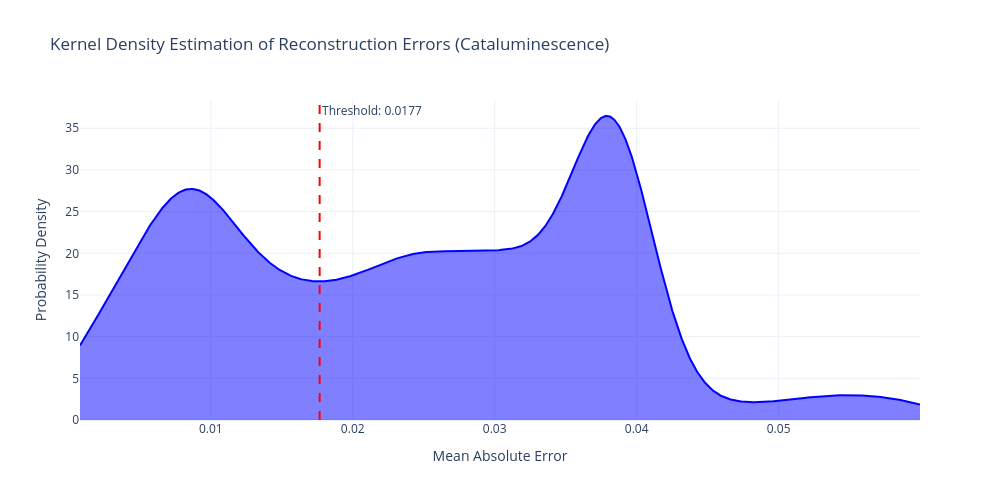
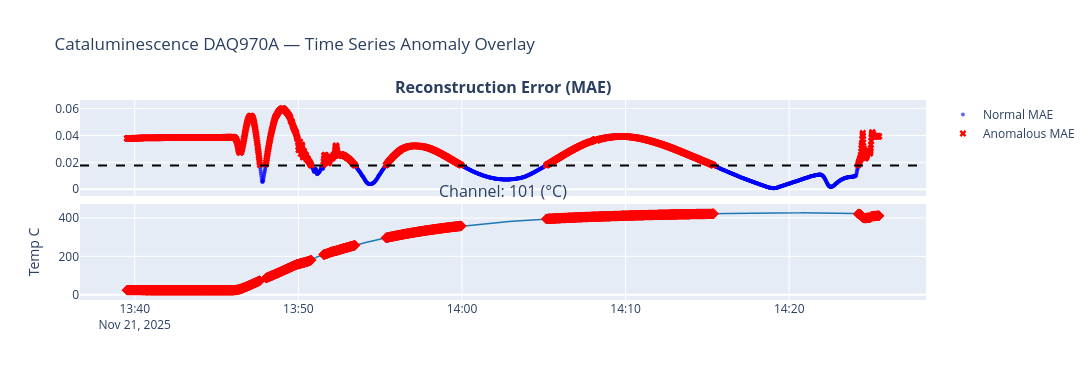

Here is the notebook cell these charts were saved with, in order:
### Code cell
import os
import numpy as np
import pandas as pd
import plotly.graph_objects as go
from plotly.subplots import make_subplots
from sklearn.preprocessing import StandardScaler
import torch
import torch.nn as nn
import torch.optim as optim
from torch.utils.data import TensorDataset, DataLoader
from scipy.stats import gaussian_kde
from scipy.signal import argrelextrema

# ====================================================================
# 1. CATALUMINESCENCE DATA LOADER AND STATISTICAL SUMMARY
# ====================================================================
def load_and_summarize_csv(file_path):
    """Load cataluminescence CSV from Agilent DAQ970A.
    
    These files have an instrument metadata header block (Address, Model,
    Serial Number, etc.) that must be skipped. The actual data header
    starts at the row containing 'Scan Num' or '101 ('.
    """
    header_idx = 0
    with open(file_path, 'r', encoding='utf-8', errors='ignore') as f:
        for idx, line in enumerate(f):
            if any(key in line for key in ['Scan Num', '101 (', 'Scan Swee']):
                header_idx = idx
                break
                
    df = pd.read_csv(file_path, skiprows=header_idx)
    df.columns = df.columns.str.strip()
    df = df.dropna(how='all', axis=1).dropna(how='all', axis=0)
    
    # Identify time column
    time_cols = [col for col in df.columns if 'time' in col.lower() or 'swee' in col.lower()]
    df['Timestamp'] = df[time_cols[0]] if time_cols else df.index
    
    # Identify sensor columns (contain 'C' for temperature channels)
    sensor_cols = [col for col in df.columns if 'C' in col]
    sensor_cols = [c for c in sensor_cols if c != 'Timestamp']
    
    for col in sensor_cols:
        df[col] = pd.to_numeric(df[col], errors='coerce')
        # Scrub hardware overloads (Agilent returns +9.9E+37 for overloads)
        overload_mask = (df[col].abs() > 10000) | (df[col] == np.inf)
        df.loc[overload_mask, col] = np.nan
        
    df[sensor_cols] = df[sensor_cols].ffill().bfill()
    
    print("\n==================================================")
    print(" RAW DATA POINT STATISTICS")
    print("==================================================")
    print(f"Total Rows Processed : {len(df)}")
    print(f"Total Sensor Channels: {len(sensor_cols)}")
    for col in sensor_cols:
        print(f"Channel {col} Mean: {df[col].mean():.2f} | Min: {df[col].min():.2f} | Max: {df[col].max():.2f}")
    print("==================================================\n")
        
    return df, sensor_cols

# ====================================================================
# 2. SEQUENCE GENERATOR
# ====================================================================
def create_sequences(data_array, timestamps, time_steps):
    Xs, ts = [], []
    for i in range(len(data_array) - time_steps):
        Xs.append(data_array[i:(i + time_steps)])
        ts.append(timestamps.iloc[i + time_steps - 1])
    return np.array(Xs), np.array(ts)

# ====================================================================
# 3. PYTORCH ARCHITECTURE
# ====================================================================
class LSTMAutoencoder(nn.Module):
    def __init__(self, num_features, hidden_size=64):
        super(LSTMAutoencoder, self).__init__()
        self.hidden_size = hidden_size
        
        self.encoder_lstm = nn.LSTM(
            input_size=num_features, hidden_size=hidden_size, batch_first=True
        )
        self.decoder_lstm = nn.LSTM(
            input_size=hidden_size, hidden_size=hidden_size, batch_first=True
        )
        self.output_layer = nn.Linear(hidden_size, num_features)
        
    def forward(self, x):
        batch_size, seq_len, _ = x.size()
        _, (hidden_state, _) = self.encoder_lstm(x)
        last_hidden_state = hidden_state[-1]
        repeated_hidden = last_hidden_state.unsqueeze(1).repeat(1, seq_len, 1)
        decoded, _ = self.decoder_lstm(repeated_hidden)
        reconstructed = self.output_layer(decoded)
        return reconstructed

# ====================================================================
# 4. TRAINING ENGINE WITH COSINE ANNEALING SCHEDULER
# ====================================================================
def train_model(model, train_loader, num_epochs=35, initial_lr=0.002):
    criterion = nn.L1Loss()
    optimizer = optim.Adam(model.parameters(), lr=initial_lr)
    
    scheduler = optim.lr_scheduler.CosineAnnealingLR(optimizer, T_max=num_epochs, eta_min=0.0001)
    
    model.train()
    for epoch in range(num_epochs):
        epoch_loss = 0.0
        for batch_x in train_loader:
            optimizer.zero_grad()
            outputs = model(batch_x[0])
            loss = criterion(outputs, batch_x[0])
            loss.backward()
            optimizer.step()
            epoch_loss += loss.item()
            
        scheduler.step()
        
    return model

# ====================================================================
# 5. KDE THRESHOLDING AND METRICS EVALUATION
# ====================================================================
def evaluate_with_kde(model, X_seq_tensor, df_timestamps, df_original):
    model.eval()
    with torch.no_grad():
        reconstructed = model(X_seq_tensor)
        
    X_seq_np = X_seq_tensor.numpy()
    reconstructed_np = reconstructed.numpy()
    
    mae_loss = np.mean(np.abs(reconstructed_np - X_seq_np), axis=(1, 2))
    
    kde = gaussian_kde(mae_loss)
    x_range = np.linspace(min(mae_loss), max(mae_loss), 1000)
    kde_values = kde(x_range)
    
    minima_indices = argrelextrema(kde_values, np.less)[0]
    
    if len(minima_indices) > 0:
        threshold = x_range[minima_indices[0]]
        method_used = "KDE Local Minimum (Valley)"
    else:
        threshold = np.percentile(mae_loss, 97)
        method_used = "97th Percentile Fallback"
        
    max_mae = np.max(mae_loss)
    
    results_df = pd.DataFrame({
        'Timestamp': df_timestamps,
        'MAE_Score': mae_loss,
        'Is_Anomaly': mae_loss > threshold
    })
    
    def calculate_confidence(mae):
        if mae <= threshold:
            return 0.0
        if max_mae == threshold:
            return 100.0
        scaled = 50.0 + ((mae - threshold) / (max_mae - threshold)) * 50.0
        return min(100.0, scaled)
        
    results_df['Confidence_Score'] = results_df['MAE_Score'].apply(calculate_confidence)
    merged_df = pd.merge(results_df, df_original, on='Timestamp', how='inner')
    
    print("==================================================")
    print(" OPTIMIZED RECONSTRUCTION MAE STATISTICS")
    print("==================================================")
    print(f"Mean Error Score     : {np.mean(mae_loss):.4f}")
    print(f"Median Error Score   : {np.median(mae_loss):.4f}")
    print(f"Max Error Score      : {max_mae:.4f}")
    print(f"Threshold Method     : {method_used}")
    print(f"Calculated Threshold : {threshold:.4f}")
    print(f"Total Anomalies      : {results_df['Is_Anomaly'].sum()}")
    print("==================================================\n")
    
    return merged_df, threshold, x_range, kde_values

# ====================================================================
# 6. VISUALIZATION ENGINE
# ====================================================================
def plot_kde_distribution(x_range, kde_values, threshold):
    fig = go.Figure()
    fig.add_trace(go.Scatter(x=x_range, y=kde_values, mode='lines', fill='tozeroy', name='Error Density', line=dict(color='blue')))
    
    fig.add_vline(x=threshold, line_dash="dash", line_color="red", annotation_text=f"Threshold: {threshold:.4f}")
    
    fig.update_layout(
        title="Kernel Density Estimation of Reconstruction Errors (Cataluminescence)",
        xaxis_title="Mean Absolute Error",
        yaxis_title="Probability Density",
        width=1000, height=500, template="plotly_white"
    )
    fig.show()

def plot_timeline_results(merged_df, sensor_cols, threshold):
    anomalies = merged_df[merged_df['Is_Anomaly'] == True]
    num_sensors = len(sensor_cols)
    
    fig = make_subplots(
        rows=num_sensors + 1, cols=1, shared_xaxes=True, vertical_spacing=0.04,
        subplot_titles=["<b>Reconstruction Error (MAE)</b>"] + [f"Channel: {col}" for col in sensor_cols]
    )
    
    normal_points = merged_df[merged_df['Is_Anomaly'] == False]
    
    fig.add_trace(go.Scatter(x=normal_points['Timestamp'], y=normal_points['MAE_Score'], mode='markers', marker=dict(color='blue', size=4, opacity=0.6), name='Normal MAE'), row=1, col=1)
    fig.add_trace(go.Scatter(x=anomalies['Timestamp'], y=anomalies['MAE_Score'], mode='markers', marker=dict(color='red', size=6, symbol='x'), name='Anomalous MAE'), row=1, col=1)
    
    fig.add_hline(y=threshold, line_dash="dash", line_color="black", row=1, col=1)
    
    colors = ['#1f77b4', '#ff7f0e', '#2ca02c', '#9467bd', '#8c564b']
    
    for i, col in enumerate(sensor_cols):
        row_idx = i + 2
        fig.add_trace(go.Scatter(x=merged_df['Timestamp'], y=merged_df[col], mode='lines', line=dict(color=colors[i % len(colors)], width=1.5), showlegend=False), row=row_idx, col=1)
        
        hover_template = "Time: %{x}<br>Value: %{y:.2f}<br>Confidence: %{customdata:.1f}%<extra></extra>"
        fig.add_trace(go.Scatter(x=anomalies['Timestamp'], y=anomalies[col], mode='markers', customdata=anomalies['Confidence_Score'], marker=dict(color='red', size=8, symbol='diamond'), hovertemplate=hover_template, showlegend=False), row=row_idx, col=1)
        fig.update_yaxes(title_text="Temp C", row=row_idx, col=1)

    fig.update_layout(title="Cataluminescence DAQ970A — Time Series Anomaly Overlay", height=200 + (180 * num_sensors), width=1250, hovermode='x unified')
    fig.show()

# ====================================================================
# 7. EXECUTION AND MODEL EXPORT
# ====================================================================
DATA_DIR = os.path.join("data", "cataluminiscence")
TIME_STEPS = 10

# Model weights save directory
weights_dir = "Saved_models"
os.makedirs(weights_dir, exist_ok=True)
WEIGHTS_FILE = os.path.join(weights_dir, "cataluminiscence_model_weight.pth")

# Find all CSV files in the cataluminescence data directory
csv_files = sorted([f for f in os.listdir(DATA_DIR) if f.endswith('.csv')])
print(f"Found {len(csv_files)} CSV files in {DATA_DIR}:")
for f in csv_files:
    print(f"  - {f}")

# Use the first available CSV for training
file_path = os.path.join(DATA_DIR, csv_files[0])
print(f"\nUsing: {file_path}")

if os.path.exists(file_path):
    df, sensors = load_and_summarize_csv(file_path)
    num_features = len(sensors)
    
    scaler = StandardScaler()
    df_scaled = pd.DataFrame(scaler.fit_transform(df[sensors]), columns=sensors)
    
    X_seq, t_seq = create_sequences(df_scaled, df['Timestamp'], TIME_STEPS)
    X_tensor = torch.tensor(X_seq, dtype=torch.float32)
    
    loader = DataLoader(TensorDataset(X_tensor), batch_size=16, shuffle=False)
    
    model = LSTMAutoencoder(num_features=num_features, hidden_size=64)
    
    print("==================================================")
    print(" MODEL ARCHITECTURE INITIALIZATION")
    print("==================================================")
    print(model)
    print("==================================================\n")
    
    print("Training optimized model with Cosine Annealing Scheduler...")
    trained_model = train_model(model, loader, num_epochs=35, initial_lr=0.002)
    
    # Save model weights
    torch.save(trained_model.state_dict(), WEIGHTS_FILE)
    print(f"Model weights successfully saved to: {WEIGHTS_FILE}")
    
    merged_results, decision_threshold, kde_x, kde_y = evaluate_with_kde(
        trained_model, X_tensor, t_seq, df
    )
    
    plot_kde_distribution(kde_x, kde_y, decision_threshold)
    plot_timeline_results(merged_results, sensors, decision_threshold)
else:
    print(f"File not found: {file_path}")

### Figure 1 — Plotly figure (JSON) as saved in the notebook; plotly's stock layout.template omitted (floating-point values rounded to 4 significant figures; data arrays with more than 128 entries replaced by an {"elided": "..."} marker saying what was removed)
{"data": [{"fill": "tozeroy", "line": {"color": "blue"}, "mode": "lines", "name": "Error Density", "type": "scatter", "x": {"elided": "1000 float values"}, "y": {"elided": "1000 float values"}}], "layout": {"annotations": [{"showarrow": false, "text": "Threshold: 0.0177", "x": 0.01767, "xanchor": "left", "xref": "x", "y": 1, "yanchor": "top", "yref": "y domain"}], "height": 500, "shapes": [{"line": {"color": "red", "dash": "dash"}, "type": "line", "x0": 0.01767, "x1": 0.01767, "xref": "x", "y0": 0, "y1": 1, "yref": "y domain"}], "title": {"text": "Kernel Density Estimation of Reconstruction Errors (Cataluminescence)"}, "width": 1000, "xaxis": {"title": {"text": "Mean Absolute Error"}}, "yaxis": {"title": {"text": "Probability Density"}}}}

### Figure 2 — Plotly figure (JSON) as saved in the notebook; plotly's stock layout.template omitted (floating-point values rounded to 4 significant figures; data arrays with more than 128 entries replaced by an {"elided": "..."} marker saying what was removed)
{"data": [{"marker": {"color": "blue", "opacity": 0.6, "size": 4}, "mode": "markers", "name": "Normal MAE", "type": "scatter", "x": {"elided": "1016 str values"}, "xaxis": "x", "y": {"elided": "1016 float values"}, "yaxis": "y"}, {"marker": {"color": "red", "size": 6, "symbol": "x"}, "mode": "markers", "name": "Anomalous MAE", "type": "scatter", "x": {"elided": "1744 str values"}, "xaxis": "x", "y": {"elided": "1744 float values"}, "yaxis": "y"}, {"line": {"color": "#1f77b4", "width": 1.5}, "mode": "lines", "showlegend": false, "type": "scatter", "x": {"elided": "2760 str values"}, "xaxis": "x2", "y": {"elided": "2760 float values"}, "yaxis": "y2"}, {"customdata": {"elided": "1744 float values"}, "hovertemplate": "Time: %{x}<br>Value: %{y:.2f}<br>Confidence: %{customdata:.1f}%<extra></extra>", "marker": {"color": "red", "size": 8, "symbol": "diamond"}, "mode": "markers", "showlegend": false, "type": "scatter", "x": {"elided": "1744 str values"}, "xaxis": "x2", "y": {"elided": "1744 float values"}, "yaxis": "y2"}], "layout": {"annotations": [{"font": {"size": 16}, "showarrow": false, "text": "<b>Reconstruction Error (MAE)</b>", "x": 0.5, "xanchor": "center", "xref": "paper", "y": 1, "yanchor": "bottom", "yref": "paper"}, {"font": {"size": 16}, "showarrow": false, "text": "Channel: 101 (°C)", "x": 0.5, "xanchor": "center", "xref": "paper", "y": 0.48, "yanchor": "bottom", "yref": "paper"}], "height": 380, "hovermode": "x unified", "shapes": [{"line": {"color": "black", "dash": "dash"}, "type": "line", "x0": 0, "x1": 1, "xref": "x domain", "y0": 0.01767, "y1": 0.01767, "yref": "y"}], "title": {"text": "Cataluminescence DAQ970A — Time Series Anomaly Overlay"}, "width": 1250, "xaxis": {"anchor": "y", "domain": [0, 1], "matches": "x2", "showticklabels": false}, "xaxis2": {"anchor": "y2", "domain": [0, 1]}, "yaxis": {"anchor": "x", "domain": [0.52, 1]}, "yaxis2": {"anchor": "x2", "domain": [0, 0.48], "title": {"text": "Temp C"}}}}
